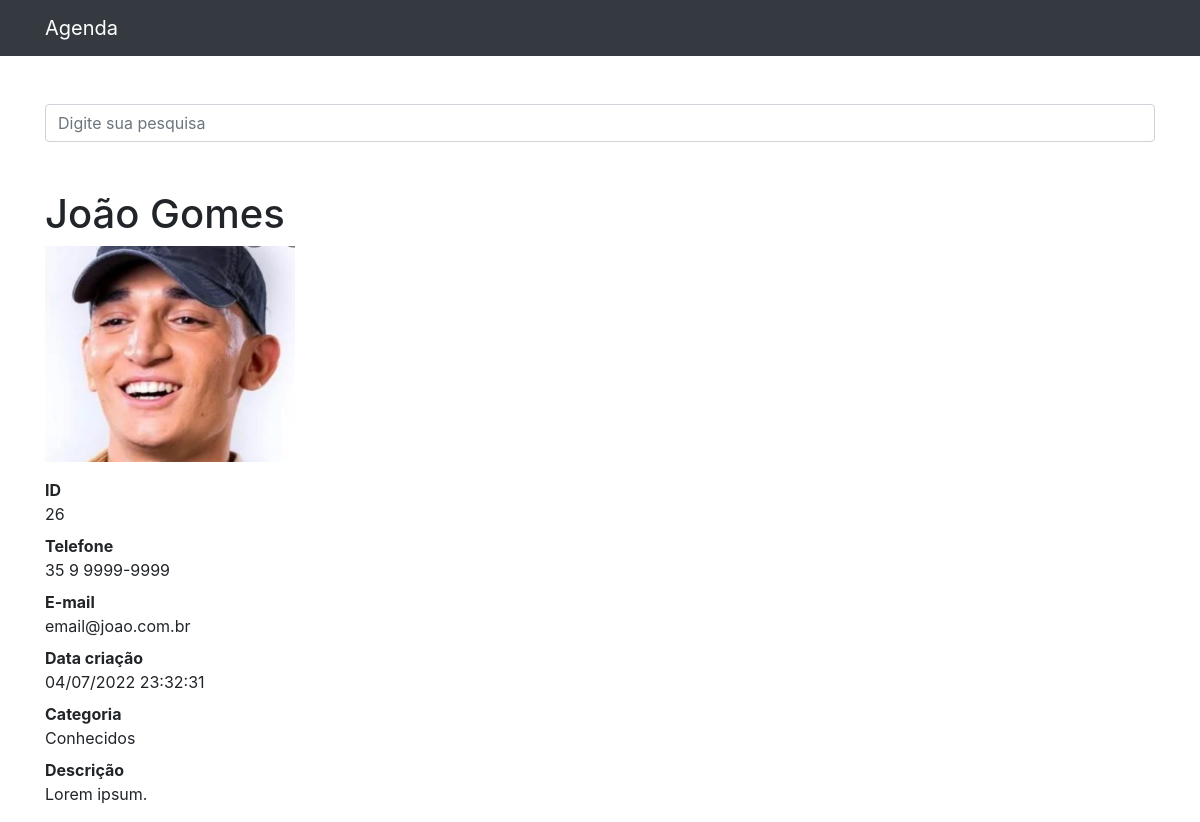
Page /26 on the committed database.
### contatos/models.py (models this page shows, shortened)
class Contato(models.Model):
    nome = models.CharField(max_length=150)
    sobrenome = models.CharField(max_length=255, blank=True)
    telefone = models.CharField(max_length=255)
    email = models.CharField(max_length=255, blank=True)
    data_criacao = models.DateTimeField(default=timezone.now)
    descricao = models.TextField(blank=True)
    categoria = models.ForeignKey(Categoria, on_delete=models.DO_NOTHING)
    mostrar = models.BooleanField(default=True)
    foto = models.ImageField(blank=True, upload_to='fotos/%Y/%m/')

class Categoria(models.Model):
    nome = models.CharField(max_length=255)
    def __str__(self):
        return self.nome

### contatos/views.py (the view)
# urls.py: path('<int:contato_id>', views.ver_contato, name='ver_contato'),
def ver_contato(request, contato_id):
        contato = get_object_or_404(Contato, id=contato_id)
        if not contato.mostrar:
            raise Http404
        return render(request, 'contatos/ver_contato.html', {
            'contato': contato
        })

### contatos/templates/contatos/ver_contato.html (shortened to what this page needs)
{% extends 'base.html'%}
{%block conteudo%}
    <h1 class="mt-5">{{ contato.nome }} {{ contato.sobrenome }}</h1>
    {% if contato.foto %}
    <p>
        <img src="{{ contato.foto.url }}" style="max-width: 250px; heigth: auto;">
    </p>
    {% endif %}
    <dl>
      <dt>ID</dt>
      <dd>{{ contato.id }}</dd>
      <dt>Telefone</dt>
      <dd>{{ contato.telefone }}</dd>
      <dt>E-mail</dt>
      <dd>{{ contato.email }}</dd>
      <dt>Data criação</dt>
      <dd>{{ contato.data_criacao|date:'d/m/Y H:i:s' }}</dd>
      <dt>Categoria</dt>
      <dd>{{ contato.categoria }}</dd>
      <dt>Descrição</dt>
      <dd>{{ contato.descricao }}</dd>
    </dl>
{%endblock%}

### rows in the picture
Contato: nome "João", sobrenome "Gomes", foto (picture), id "26", telefone "35 9 9999-9999", email "email@joao.com.br", data_criacao "04/07/2022 23:32:31", categoria "Conhecidos", descricao "Lorem ipsum."
